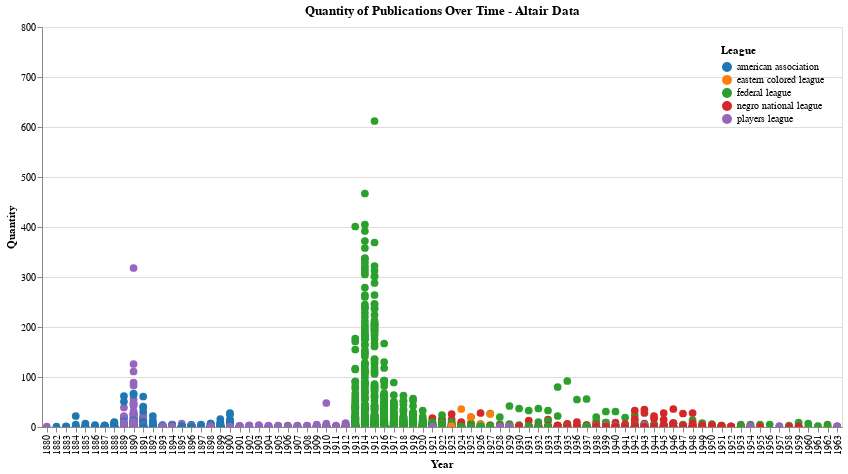

The code cell stored with this chart in its notebook:
### Code cell
import altair as alt

# Create a selection object
selection = alt.selection_multi(fields=['League'], bind='legend')

# Create the Altair dot plot with colors representing different leagues
chart = alt.Chart(publications_per_year).mark_circle(size=60).encode(
    x='Year:O',
    y=alt.Y('Quantity:Q', scale=alt.Scale(domain=[0, 800])),  # Set the y-axis scale domain
    color=alt.Color('League:N', scale=alt.Scale(scheme='category10'), legend=alt.Legend(title="League", orient="top-right")),  # Use a categorical color scheme and place the legend at the top right
    tooltip=['Year', 'Quantity', 'Newspaper', 'League', 'Source'],
    opacity=alt.condition(selection, alt.value(1), alt.value(0.05))  # Adjust opacity based on selection
).properties(
    title='Quantity of Publications Over Time - Altair Data',
    width=800,
    height=400
).add_selection(
    selection
).interactive()

chart

### Figure 1 — Vega-Lite specification as saved in the notebook (floating-point values rounded to 4 significant figures; data arrays with more than 128 entries replaced by an {"elided": "..."} marker saying what was removed)
{"config": {"view": {"continuousWidth": 300, "continuousHeight": 300}}, "data": {"name": "data-2cde3cfdd03016213ebd8dd64b816eda"}, "mark": {"type": "circle", "size": 60}, "encoding": {"color": {"field": "League", "legend": {"orient": "top-right", "title": "League"}, "scale": {"scheme": "category10"}, "type": "nominal"}, "opacity": {"condition": {"param": "param_39", "value": 1}, "value": 0.05}, "tooltip": [{"field": "Year", "type": "quantitative"}, {"field": "Quantity", "type": "quantitative"}, {"field": "Newspaper", "type": "nominal"}, {"field": "League", "type": "nominal"}, {"field": "Source", "type": "nominal"}], "x": {"field": "Year", "type": "ordinal"}, "y": {"field": "Quantity", "scale": {"domain": [0, 800]}, "type": "quantitative"}}, "height": 400, "params": [{"name": "param_39", "select": {"type": "point", "fields": ["League"]}, "bind": "legend"}, {"name": "param_40", "select": {"type": "interval", "encodings": ["x", "y"]}, "bind": "scales"}], "title": "Quantity of Publications Over Time - Altair Data", "width": 800, "$schema": "https://vega.github.io/schema/vega-lite/v5.20.1.json", "datasets": {"data-2cde3cfdd03016213ebd8dd64b816eda": {"elided": "2987 records"}}}
